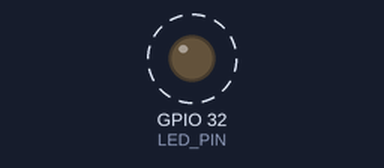
Simulated run of this sketch. Board: ESP32. Parts: output pins drawn as LEDs (lit = HIGH). Dashed ring = blinking. What the sketch prints to the serial monitor is not drawn.

Above: at 1.5 s.
Timing chart, 0 to 4.5 s (numbered marks = the images above):
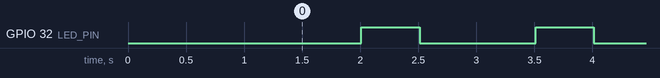

The sketch:

deep_sleep.ino
```cpp
RTC_DATA_ATTR int bootCount = 0; //sE GUARDA EN EL rtc QUE SI SE MANTIENE ACTIVO


#define uS_TO_S_FACTOR 1000000 // factor de conversion micro seg a seg
#define TIME_TO_SLEEP 5       // tiempo en el que el ESP se va a mimir en seg
#define LED_PIN 32
#define BUTTON_PIN 33

void setup() {

  Serial.begin(115200);
  delay(1000);
  pinMode (LED_PIN, OUTPUT);

  bootCount ++;
  Serial.println("Numero de veces iniciado: " + String(bootCount));

  print_wakeup_reason();

  esp_sleep_enable_ext0_wakeup ((gpio_num_t)BUTTON_PIN,HIGH); //Si el boton esta en high despierta
  esp_sleep_enable_timer_wakeup (TIME_TO_SLEEP*uS_TO_S_FACTOR);  //Si pasa este tiempo despierta
  Serial.println("Configurando ESP32 para dormir por" + String(TIME_TO_SLEEP) + "segundos");

  if(bootCount%2 == 0){
    Serial.println("ESP32 se va adormir ahora");
    esp_deep_sleep_start();
  }
  Serial.println("Esta linea solo se imprimira en inicios impares");
}

void loop() {

  digitalWrite (LED_PIN, LOW);  //cuando se duerma se apaga
  esp_light_sleep_start();

  digitalWrite (LED_PIN, HIGH); //cuando se despierte enciende el led por un momento
  delay(500);

  print_wakeup_reason();

  }

void print_wakeup_reason () {

   esp_sleep_wakeup_cause_t wakeup_reason;

   wakeup_reason = esp_sleep_get_wakeup_cause();

   switch (wakeup_reason){

    case ESP_SLEEP_WAKEUP_EXT0:
      Serial.println("Inicio causado por señal en el RTC_IO (Periferiocos del RTC)");
    break;

    case ESP_SLEEP_WAKEUP_EXT1:
      Serial.println("Inicio causado por señal en el CNTL");
    break;

    case ESP_SLEEP_WAKEUP_TIMER:
      Serial.println("Inicio causado por señal en un Timer");
    break;

    case ESP_SLEEP_WAKEUP_TOUCHPAD:
      Serial.println("Inicio causado por señal en un PIN Touch");
    break;

    case ESP_SLEEP_WAKEUP_ULP:
      Serial.println("Inicio causado por señal lanzada por el ULP");
    break;

    default:
      Serial.printf("El inicio no fue causado por ninguna razón conocida $d\n", wakeup_reason);
   }
}
```

Measured:
- by itself, GPIO 32 (LED_PIN): alternates HIGH for 0.50 s and LOW for 1.0 s
